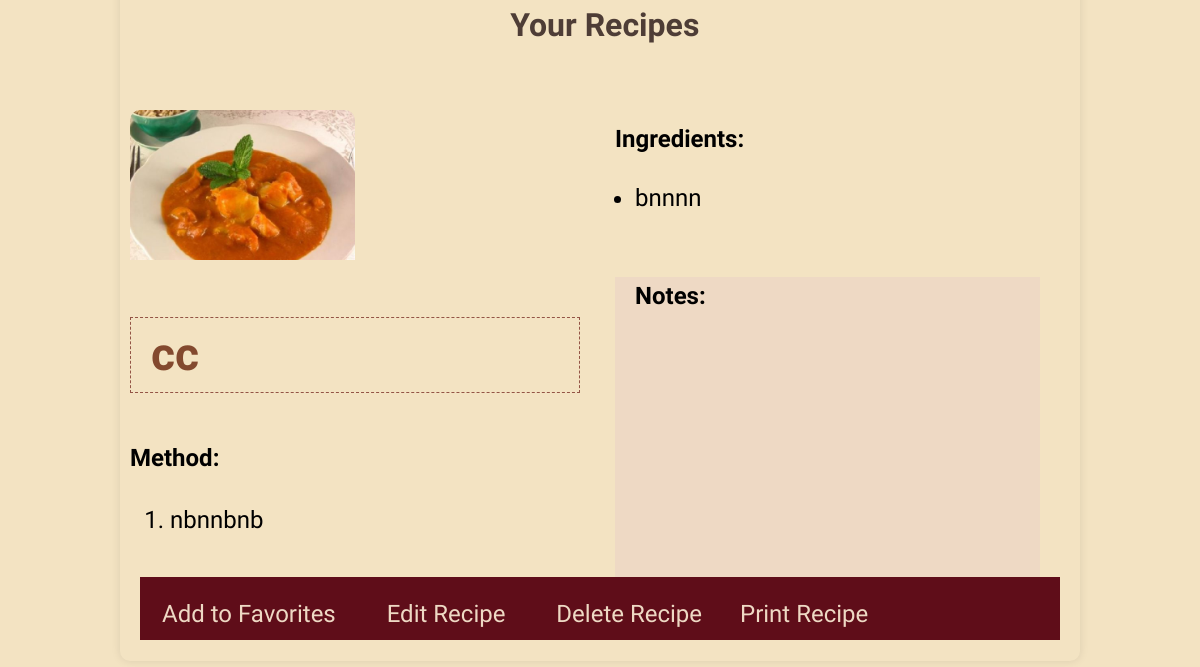
The page /your_recipes (signed in, lower part) on the database as committed earlier.
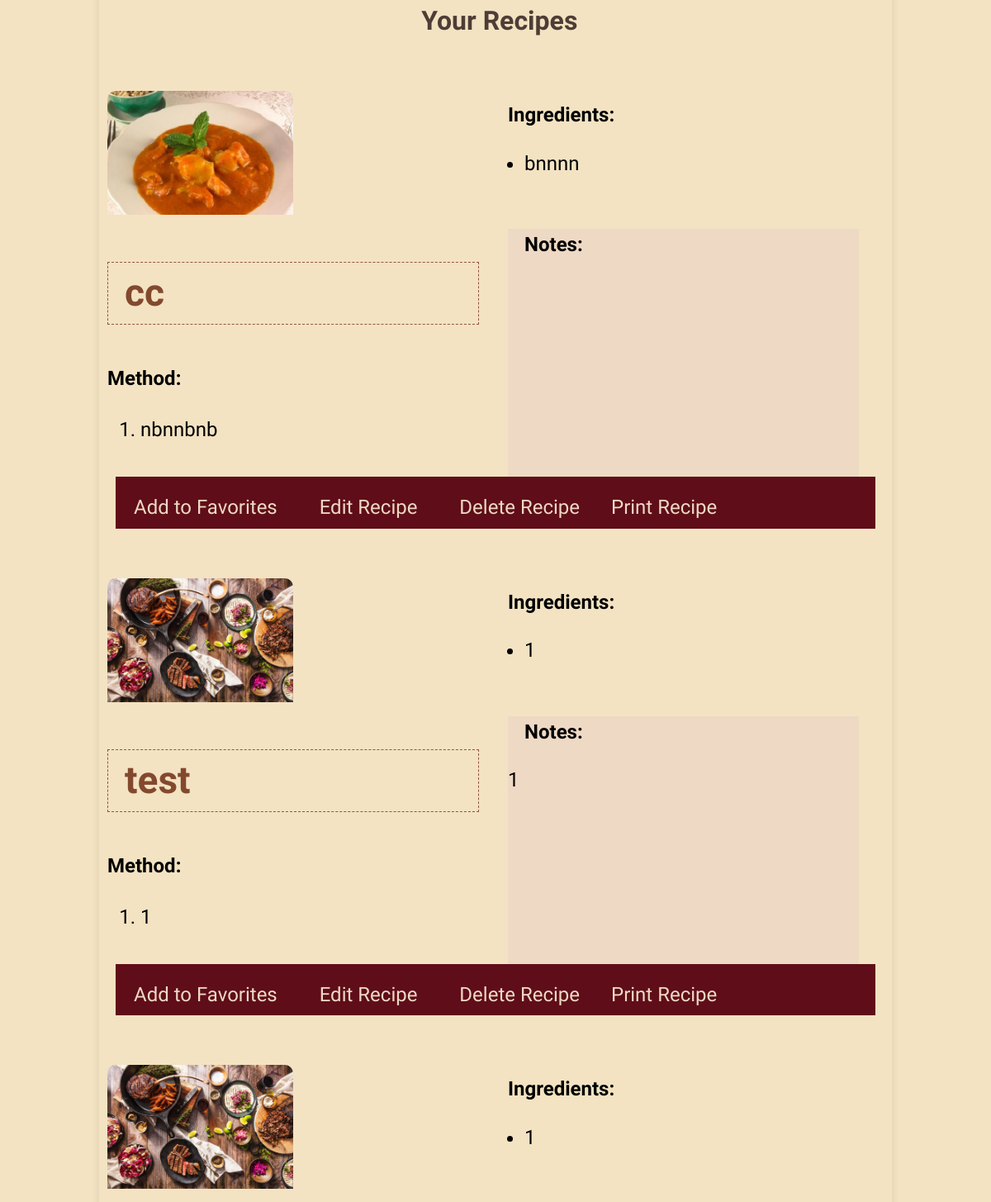
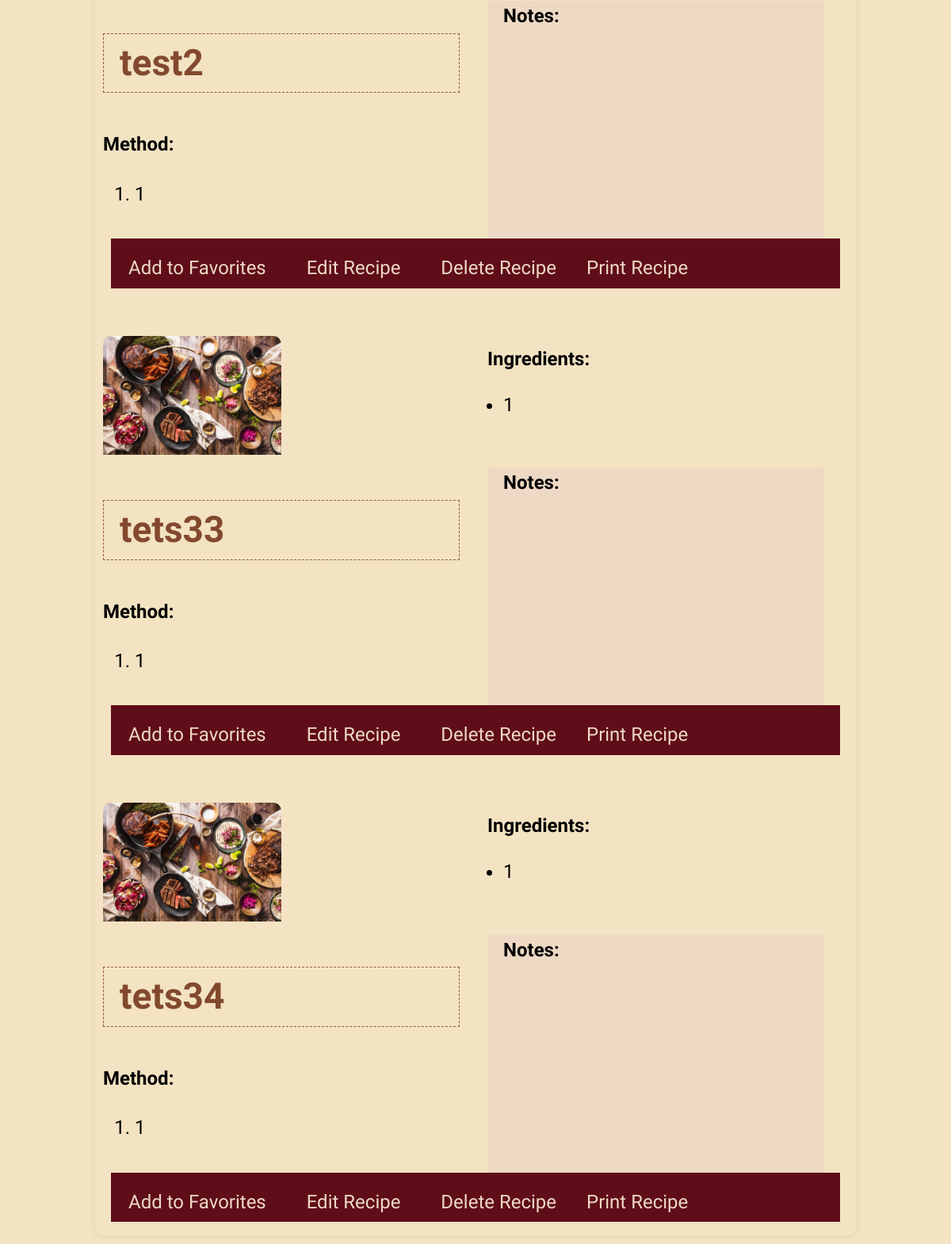
The same page on the database as committed later (2 pictures, top to bottom).
### tables this page shows
CREATE TABLE recipes (
                id INTEGER PRIMARY KEY AUTOINCREMENT,
                title TEXT NOT NULL,
                ingredients TEXT NOT NULL,
                instructions TEXT NOT NULL,
                notes TEXT,  -- Add the new column for notes
                user_id INTEGER, image TEXT,
                FOREIGN KEY (user_id) REFERENCES users (id)
            );

### build/views.py (the view)
@views.route('/your_recipes', methods=['GET'], endpoint='your_recipes')
def your_recipes():
    if 'user_id' not in session:
        flash('You need to log in first.')
        return redirect(url_for('views.login'))
    user_id = session['user_id']
    with sqlite3.connect(DATABASE) as connection:
        cursor = connection.cursor()
        cursor.execute('SELECT * FROM recipes WHERE user_id=?', (user_id,))
        recipes = cursor.fetchall()
    return render_template('your_recipes.html', recipes=recipes)

### build/templates/your_recipes.html (shortened to what this page needs)
<!DOCTYPE html>
<html lang="en">
<head>
    <link rel="stylesheet" type="text/css" href="/static/styles/styles.css">
</head>
<body>
    <div class="book-container" role="main">
        <div class="field-container">
            <h1>Your Recipes</h1>
            <div class="recipes-grid" aria-label="List of Recipes">
                {% for recipe in recipes %}
                <div class="recipe-item">
                    <div id="printableArea{{ recipe[0] }}" class="recipe-container">
                        <div class="recipe-image">
                            {% if recipe[6] %}
                            <img src="{{ url_for('static', filename='uploads/' + recipe[6]) }}" alt="{{ recipe[1] }}">
                            {% else %}
                            <img src="{{ url_for('static', filename='default_image.jpg') }}" alt="Default Image">
                            {% endif %}
                            <p class="recipe-title"><strong>{{ recipe[1] }}</strong></p>
                            <div class="recipe-method">
                                <strong class="other-titles">Method:</strong>
                                {% if recipe[3] %}
                                <ol class="method-list">
                                    {% for step in recipe[3].split('\n') %}
                                    <li>{{ step }}</li>
                                    {% endfor %}
                                </ol>
                                {% endif %}
                            </div>
                        </div>
                        <div class="recipe-details">
                            <p><strong class="other-titles">Ingredients:</strong></p>
                            {% if recipe[2] %}
                            <ul>
                                {% for ingredient in recipe[2].split('\n') %}
                                <li>{{ ingredient }}</li>
                                {% endfor %}
                            </ul>
                            {% endif %}
                            <div class="notes">
                                <p><strong class="other-titles">Notes:</strong>
                                    <div class="text-notes"> {{ recipe[4] }}</div>
                                </p>
                            </div>
                        </div>
                    </div>
                    <div class="button-group">
                        {% if recipe[0] not in favorite_recipe_ids %}
                        <button onclick="addToFavorites({{ recipe[0] }})" class="button3-style" aria-label="Add to Favorites">Add to Favorites</button>
                        {% endif %}
                        <form method="get" action="{{ url_for('views.edit_recipe', recipe_id=recipe[0]) }}" style="display: inline;">
                            <input class="button3-style" type="submit" value="Edit Recipe" aria-label="Edit Recipe">
                        </form>
                        <form id="deleteForm{{ recipe[0] }}" method="post" action="{{ url_for('views.delete_recipe', recipe_id=recipe[0]) }}" style="display: inline;">
                            <input class="button3-style" type="button" value="Delete Recipe" onclick="confirmDelete({{ recipe[0] }})" aria-label="Delete Recipe">
                        </form>
                        <a class="button3-style" onclick="printPageArea({{ recipe[0] }})" aria-label="Print Recipe">Print Recipe</a>
                    </div>
                </div>
                {% endfor %}
            </div>
        </div>
    </div>
</body>
</html>

### build/static/styles/styles.css (style rules this page uses)
body { font-family: 'Indie Flower', Arial, sans-serif, cursive !important; line-height: 1.6; font-size: 24px; height: 100vh; margin: 0; background: #f3e3c2; background-size: cover; }
h1 { text-align: center; font-family: 'Indie Flower', Arial, sans-serif, cursive !important; color: #4e3d36; margin-top: 1%; margin-bottom: 1%; margin-left: 1%; font-size: 4rem; }
.button-group { background: url('/static/images/bookmark.png') no-repeat; overflow: hidden; font-size: 36px; margin: 5px 10px 5px 16px; padding-bottom: 28px; }
.button1-style, a.button2-style, .button3-style, input[type="file"]::file-selector-button { font-family: 'Indie Flower', Arial, sans-serif, cursive !important; cursor: pointer; }
.button3-style { width: auto; padding: 10px 7px; font-size: 24px; color: #eed9c4; margin-top: 28px; margin-left: 15px; background-color: #5f0d19; border: none; transition: background-color 0.3s ease, color 0.3s ease; }
.field-container { display: flex; flex-direction: column; align-items: center; justify-content: center; margin-bottom: 20px; padding-top: 10px; }
.book-container { width: 80%; min-height: 200px; max-height: 80%; padding-top: 25px; border-radius: 10px; box-shadow: 0 0 10px rgba(0, 0, 0, 0.1); overflow: auto; margin: auto; overflow-y: scroll }
.recipe-container { display: grid; grid-template-areas: "image name" "ingredients method"; grid-template-columns: 1fr 1fr; margin-top: 20px; margin-left: -20px; }
.recipes-grid { width: 100%; }
.recipe-item { margin: 10px; padding: 10px; overflow: hidden; }
.recipe-image { padding: 10px; }
.recipe-image img { width: 50%; height: auto; border-top-left-radius: 10px; border-top-right-radius: 10px; grid-area: image; }
.recipe-details { padding-left: 150px; }
.recipe-title { grid-area: name; font-family: 'Indie Flower', sans-serif cursive !important; font-size: 46px; color: #83492e; border: 1px dashed #935445; padding-inline: 20px; }
.recipe-method { margin-top: 10px; grid-area: method; }
.recipe-details p { margin: 20px; }
.recipe-details ul { margin-top: 0; }
.recipe-details strong { font-weight: bold; }
.notes { background-color: #eed9c4; margin-top: 60px; margin-right: 20px; margin-left: 20px; min-height: 300px; }
input[type="submit"] { margin-top: 22px; padding: 1px 20px; background-color: #5f0d19; }
@media only screen and (max-width: 1400px) { .recipe-details { padding-left: 5px; } }
@media only screen and (max-width: 1600px) and (min-width: 810px) { .button-group { background-image: none; background-color: #5f0d19; overflow: hidden; font-size: 36px; margin: 0; padding-bottom: 0; } }
@media only screen and (max-width: 1600px) and (min-width: 810px) { .button3-style { padding: 10px 7px; font-size: 24px; margin-top: 0px; margin-left: 15px; } }
@media screen and (max-width: 1200px) { h1 { font-size: 2rem; } }

Rows that differ between the two databases and show on the page:
added recipes: title "test", step "1", ingredient "1", notes "1", shown under "Your Recipes"
added recipes: title "test2", step "1", ingredient "1", shown under "Your Recipes"
added recipes: title "tets33", step "1", ingredient "1", shown under "Your Recipes"
added recipes: title "tets34", step "1", ingredient "1", shown under "Your Recipes"
